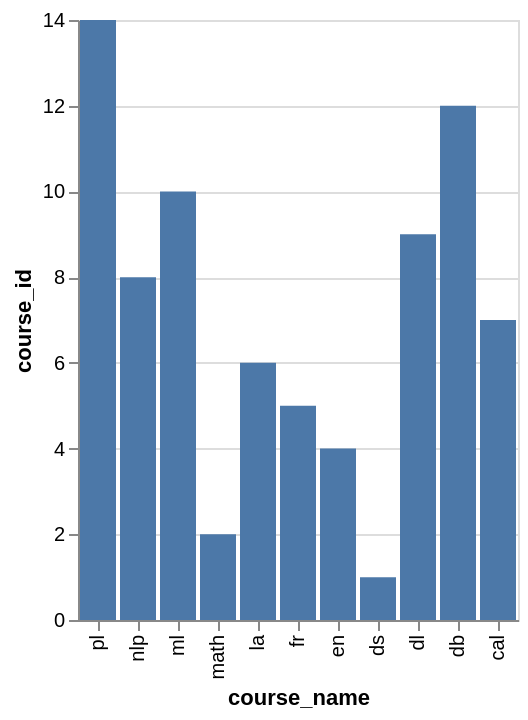

The Vega-Lite source for this figure:
### Vega-Lite specification from a JSON file in a GitHub repository (floating-point values rounded to 4 significant figures)
{"data": {"values": [{"x_data": "ds", "y_data": 1}, {"x_data": "math", "y_data": 2}, {"x_data": "en", "y_data": 4}, {"x_data": "fr", "y_data": 5}, {"x_data": "la", "y_data": 6}, {"x_data": "cal", "y_data": 7}, {"x_data": "nlp", "y_data": 8}, {"x_data": "dl", "y_data": 9}, {"x_data": "ml", "y_data": 10}, {"x_data": "db", "y_data": 12}, {"x_data": "pl", "y_data": 14}]}, "mark": "bar", "encoding": {"x": {"field": "x_data", "type": "nominal", "title": "course_name", "sort": "descending"}, "y": {"field": "y_data", "type": "quantitative", "title": "course_id"}}}
